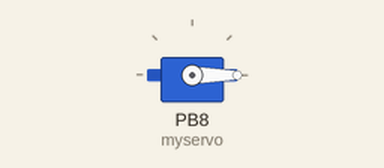
The sketch below on a simulated STM32 Blue Pill. Shown: servo.

Above: at 0.05 s.
At 4.55 s:
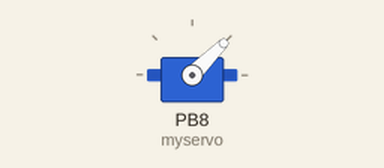
At 9.05 s:
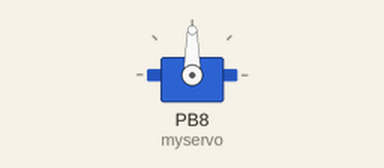
At 18.15 s:
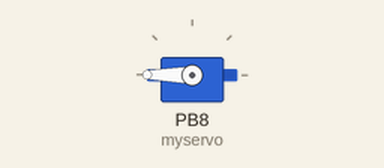
Timing chart, 0 to 23.7 s (numbered marks = the images above):
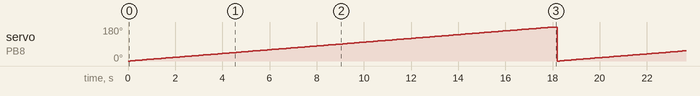

The sketch:

servo.ino
```cpp
#include<Servo.h>
Servo myservo;
int pos=0;
void setup() {
  // put your setup code here, to run once:
  myservo.attach(PB8);
}
void loop() {
  // put your main code here, to run repeatedly:
  for(pos=0;pos<=180;pos+=1){
    myservo.write(pos);
    delay(100);
  }
  for(pos=180;pos>=180;pos-=1){
    myservo.write(pos);
    delay(100);
  }
}
```

Measured:
- by itself, servo on PB8 (myservo): ramps from 0° to 180° and jumps back, once every 18.2 s
